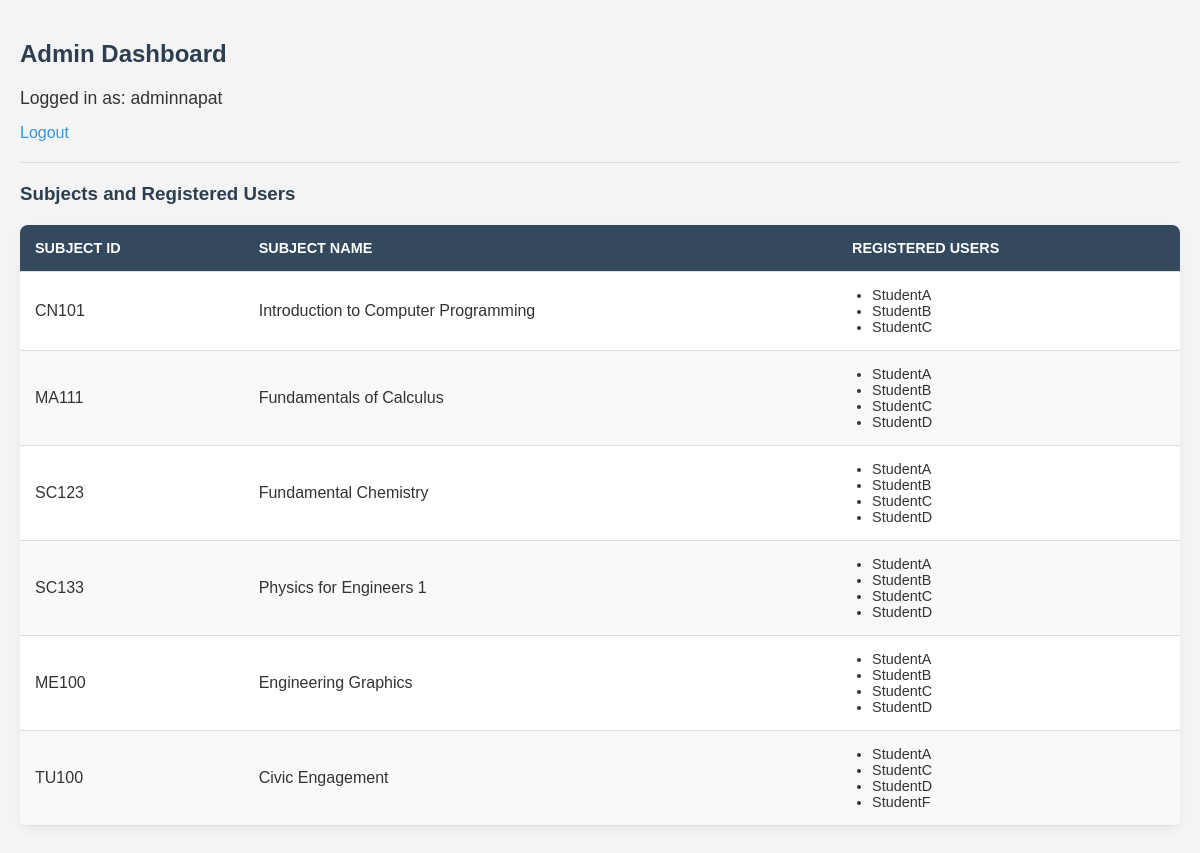
Before: /user/admin/dashboard/ (signed in) with the older database file.
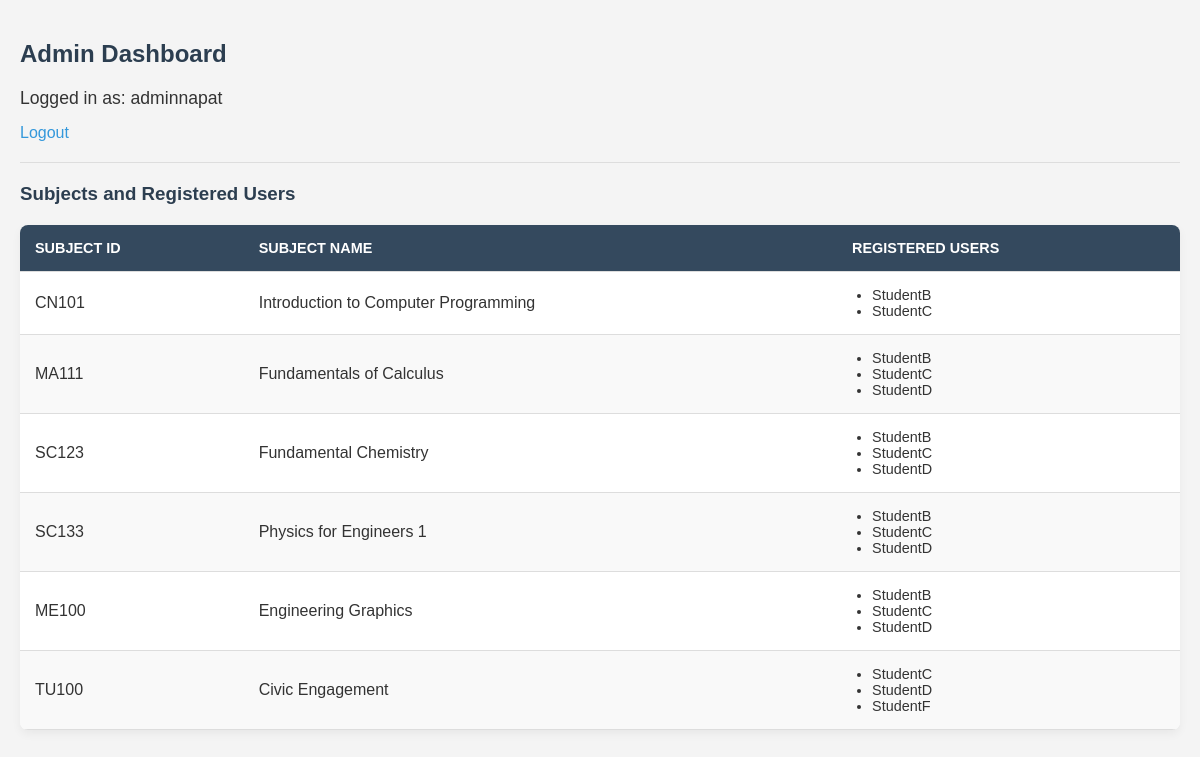
After: the same page with the newer database file.
### subjectreg/models.py (models this page shows, shortened)
class Subject(models.Model):
    SEMESTER_CHOICES = [
        ('1', 'First Semester'),
        ('2', 'Second Semester'),
        ('3', 'Summer Semester'),
    ]
    subject_id = models.CharField(max_length=10, unique=True)
    name = models.CharField(max_length=100)
    semester = models.CharField(max_length=1, choices=SEMESTER_CHOICES)
    academic_year = models.CharField(max_length=9)
    max_students = models.PositiveIntegerField()
    open_for_registration = models.BooleanField(default=True)

### user/models.py (models this page shows, shortened)
class UserSubject(models.Model):
    user = models.ForeignKey(settings.AUTH_USER_MODEL, on_delete=models.CASCADE)
    subject = models.ForeignKey(Subject, on_delete=models.CASCADE)
    class Meta:
        unique_together = ('user', 'subject')

### user/views.py (the view)
# urls.py: path('admin/dashboard/', views.admin_dashboard, name='admin_dashboard'),
@login_required
@user_passes_test(is_admin)
def admin_dashboard(request):
    subjects = Subject.objects.all()
    return render(request, 'admin_dashboard.html', {'subjects': subjects})

### user/views.py (called while the page is built)
def is_admin(user):
    return user.is_staff or user.is_superuser

### user/templates/admin_dashboard.html (shortened to what this page needs)
<!DOCTYPE html>
<html lang="en">
<head>
</head>
<body>
    <h2>Admin Dashboard</h2>
    <p>Logged in as: {{ request.user.username }}</p>
    <a href="{% url 'user_logout' %}">Logout</a>
    <hr>
    <h3>Subjects and Registered Users</h3>
    <table>
        <thead>
            <tr>
                <th>Subject ID</th>
                <th>Subject Name</th>
                <th>Registered Users</th>
            </tr>
        </thead>
        <tbody>
            {% for subject in subjects %}
            <tr>
                <td>{{ subject.subject_id }}</td>
                <td>{{ subject.name }}</td>
                <td>
                    <ul>
                        {% for registration in subject.usersubject_set.all %}
                        <li>{{ registration.user.username }}</li>
                        {% empty %}
                        <li>No users registered</li>
                        {% endfor %}
                    </ul>
                </td>
            </tr>
            {% endfor %}
        </tbody>
    </table>
</body>
</html>

### user/templates/admin_dashboard.html (style rules this page uses)
body { font-family: Arial, sans-serif; background-color: #f4f4f4; color: #333; margin: 0; padding: 20px; }
h2, h3 { color: #2c3e50; margin-bottom: 20px; }
p { font-size: 1.1rem; margin-bottom: 15px; }
a { color: #3498db; text-decoration: none; }
hr { margin: 20px 0; border: none; height: 1px; background-color: #ddd; }
table { width: 100%; border-collapse: collapse; margin-bottom: 40px; background-color: white; border-radius: 8px; overflow: hidden; box-shadow: 0 4px 10px rgba(0, 0, 0, 0.05); }
th, td { padding: 15px; text-align: left; border-bottom: 1px solid #ddd; }
th { background-color: #34495e; color: white; text-transform: uppercase; font-size: 0.9rem; }
tr:nth-child(even) { background-color: #f9f9f9; }
ul { padding-left: 20px; list-style-type: disc; margin: 0; }
li { font-size: 0.9rem; color: #333; }

Changed rows visible on the page:
removed UserSubject: user.username "StudentA", shown under Subject "CN101"
removed UserSubject: user.username "StudentA", shown under Subject "MA111"
removed UserSubject: user.username "StudentA", shown under Subject "SC123"
removed UserSubject: user.username "StudentA", shown under Subject "SC133"
removed UserSubject: user.username "StudentA", shown under Subject "ME100"
removed UserSubject: user.username "StudentA", shown under Subject "TU100"
